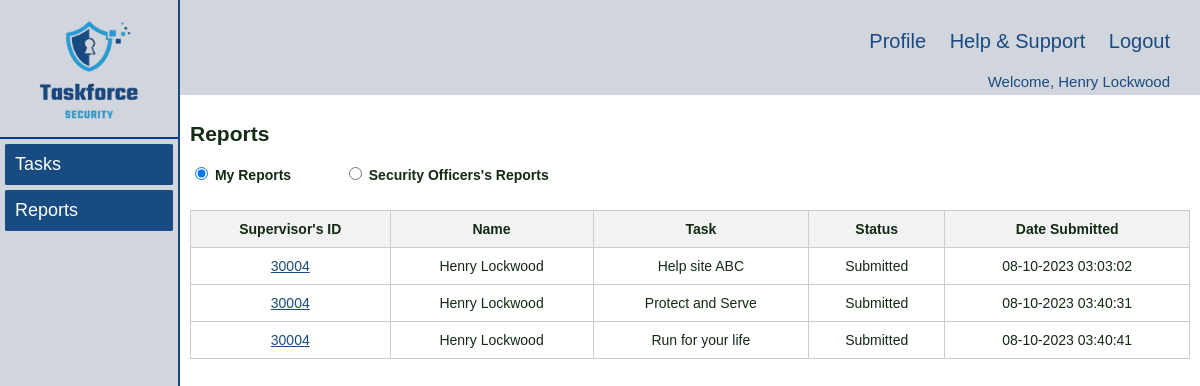
/supervisor/reports.php (signed in), run on an earlier commit of the app's database.
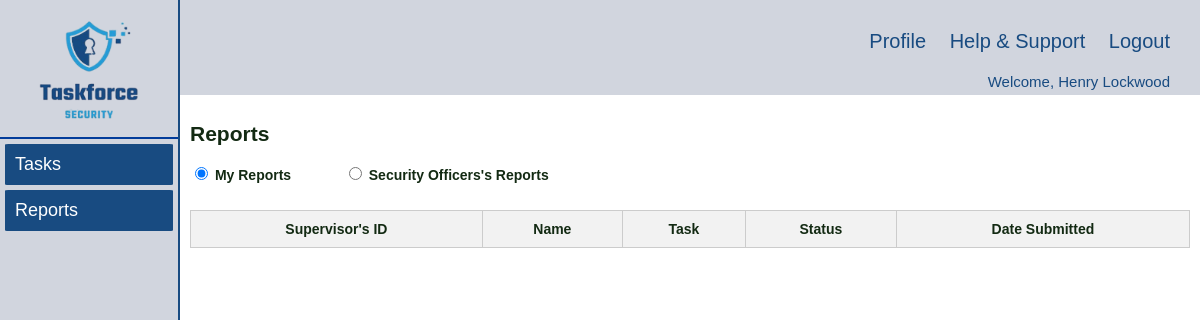
And on a later commit of the database.
### tables this page shows
CREATE TABLE `report` (
  `taskId` int(5) NOT NULL,
  `userId` int(5) NOT NULL,
  `report` text DEFAULT NULL,
  `attachment` varchar(255) DEFAULT NULL,
  `status` varchar(50) DEFAULT NULL,
  `timestamp` timestamp NULL DEFAULT NULL
);

CREATE TABLE `user` (
  `userId` int(5) NOT NULL,
  `fName` varchar(50) NOT NULL,
  `lName` varchar(50) NOT NULL,
  `role` varchar(20) NOT NULL,
  `dateStart` date NOT NULL,
  `password` varchar(30) NOT NULL,
  `timestamp` timestamp NOT NULL DEFAULT current_timestamp(),
  `DOB` varchar(255) NOT NULL,
  `sex` varchar(255) DEFAULT NULL,
  `address` varchar(255) DEFAULT NULL,
  `contact` int(11) DEFAULT NULL,
  `email` varchar(255) DEFAULT NULL,
  `usi` int(11) DEFAULT NULL,
  `licence` varchar(255) DEFAULT NULL,
  `Driving_licence` varchar(255) DEFAULT NULL
);

CREATE TABLE `task` (
  `taskId` int(5) NOT NULL,
  `taskName` varchar(50) NOT NULL,
  `taskDetailsCli` text NOT NULL,
  `taskDetailsDis` text DEFAULT NULL,
  `taskDetailsSup` text DEFAULT NULL,
  `dateCreated` date NOT NULL,
  `dateFrom` date NOT NULL,
  `dateTo` date NOT NULL,
  `statusDis` char(5) NOT NULL,
  `statusSup` char(5) DEFAULT NULL,
  `dispatcherId` int(5) DEFAULT NULL,
  `securityOfficerId` int(11) DEFAULT NULL,
  `supervisorId` int(5) DEFAULT NULL,
  `scheduleId` int(5) DEFAULT NULL,
  `declineReason` text DEFAULT NULL,
  `timestamp` timestamp NOT NULL DEFAULT current_timestamp() ON UPDATE current_timestamp()
);

### supervisor/reports.php (the view, shortened to what this page needs)
<!DOCTYPE html>
<html lang="en">
<head>
    <link rel="stylesheet" href="../styles/navigation.css" />
    <link rel="stylesheet" href="../styles/style.css" />
</head>
<body>
    <div class="wrapper">
        <div class="left_navbar">
            <div class="logo">
                <img src="../images/Logo.png" alt="" onclick="redirecttotask()"/>
            </div>
            <ul>
                <a href="tasks.php">
                    <li>Tasks</li>
                </a>
                <a href="reports.php">
                    <li>Reports</li>
                </a>
            </ul>
        </div>
        <div class="right_content">
            <div class="upper_navbar">
                <a href="../profile/profile.php">Profile</a>
                <a href="../help_support/help_support.php">Help & Support</a>
                <a href="../login/logout.php">Logout</a>
            </div>
            <div class="upper_navbar_user">
                <?php
                $loginUserId = $_SESSION['loginUserId'];
                $loginName = $_SESSION['loginName'];
                echo 'Welcome, ' . $loginName;
                ?>
            </div>
            <div class="main_content">
                <h2>Reports</h2>
                <div>
                    <label>
                        <input type="radio" name="reportType" value="MyReports" onchange="radioReports()" checked> My Reports
                    </label>
                    <label class="so-label">
                        <input type="radio" name="reportType" value="SOReports" onchange="radioReports()"> Security Officers's Reports
                    </label>
                </div>
                <form>
                    <div>
                        <table id="tasktable">
                            <thead>
                                <tr>
                                    <th>Supervisor's ID</th>
                                    <th>Name</th>
                                    <th>Task</th>
                                    <th>Status</th>
                                    <th>Date Submitted</th>
                                </tr>
                            </thead>
                            <tbody id="reportsTableBody">
                                <?php
                                    require_once "../inc/dbconn.inc.php";
                                    $sql = "SELECT R.taskId, R.userId, R.timestamp, T.taskName, U.fName, U.lName, R.status, T.dispatcherId
                                    FROM Report R JOIN Task T ON R.taskId = T.taskId JOIN User U ON R.userId = U.userId
                                    WHERE U.role = 'Supervisor'
                                    AND T.supervisorId = $loginUserId AND R.userId = $loginUserId;
                                    ";
                                    $reports = [];
                                    if ($result = mysqli_query($conn, $sql)) {
                                        if (mysqli_num_rows($result) > 0) {
                                            while ($row = mysqli_fetch_assoc($result)) {
                                                $reports[] = $row;
                                            }
                                        }
                                    }
                                    foreach ($reports as $report) :
                                        $allCompleted = 0;
                                        $sql = "SELECT taskId,
                                        CASE WHEN COUNT(*) = SUM(CASE WHEN status = 'Completed' THEN 1 ELSE 0 END)
                                            THEN 1
                                            ELSE 0
                                        END AS all_completed
                                        FROM Report
                                        WHERE taskId = ? AND userId NOT IN (? , ?)
                                        GROUP BY taskId";
                                        $statement = mysqli_prepare($conn, $sql);
                                        if ($statement) {
                                            mysqli_stmt_bind_param($statement, 'iii', $report['taskId'], $loginUserId, $report['dispatcherId']);
                                            mysqli_stmt_execute($statement);
                                            $result = mysqli_stmt_get_result($statement);
                                            $row = mysqli_fetch_assoc($result);
                                        if ($row) {
                                            $allCompleted = $row['all_completed'];
                                        }
                                        } else {
                                        echo "Error in SQL statement: " . mysqli_error($conn);
                                        }
                                        if($allCompleted) {
                                ?>
                                    <tr>
                                        <td>
                                            <a href="javascript:void(0);" onclick="redirectToReportsSoSupPage('<?php echo $report['taskId']; ?>',
                                                '<?php echo $report['taskName']; ?>', '<?php echo $report['status']; ?>')">
                                                <?php echo $report['userId']; ?>
                                            </a>
                                        </td>
                                        <td><?php echo $report['fName'] . ' ' . $report['lName']; ?></td>
                                        <td><?php echo $report['taskName']; ?></td>
                                        <td><?php echo $report['status']; ?></td>
                                        <td>
                                        <?php
                                        if (!empty($report['timestamp'])) {
                                            $formattedTimestampSO = date('d-m-Y H:i:s', strtotime($report['timestamp']));
                                            echo htmlspecialchars($formattedTimestampSO);
                                        } else {
                                            echo '-';
                                        }
                                        ?>
                                        </td>
                                    </tr>
                                <?php }
                                endforeach;
                                ?>
                            </tbody>
                        </table>
                    </div>
                </form>
            </div>
        </div>
    </div>
</body>
</html>

### styles/navigation.css (style rules this page uses)
body { margin: 0% !important; }
.wrapper { width: 100%; height: 100vh; }
.left_navbar { float: left; width: 14.8%; height: 100%; position: fixed; background-color: #D1D5DE; border-right: 2px solid #184B81; }
.left_navbar .logo { margin-top: 20px; margin-bottom: 10px; text-align: center; }
.left_navbar .logo img { width: 100px; height: 100px; margin: 0px auto; }
.left_navbar ul { list-style-type: none; padding-inline-start: 0px !important; border-top: 2px solid #023C9A; }
.left_navbar ul li { font-size: 18px; margin: 5px; padding: 10px; background-color: #184B81; border-radius: 2%; color: white; }
.left_navbar ul a { color: #132A13; text-decoration: none; }
.right_content { float: right; width: 85%; }
.upper_navbar { text-align: right; background-color: #D1D5DE; padding: 30px 30px 20px 30px; font-size: 20px; }
.upper_navbar a { margin-left: 18px; text-decoration: none; color: #184B81; }
.upper_navbar_user { text-align: right; background-color: #D1D5DE; font-size: 15px; color: #184B81; padding-right: 30px; padding-bottom: 5px; }
.main_content { padding: 10px; color: #132A13; }

### styles/style.css (style rules this page uses)
body { font-family: Helvetica, Arial, sans-serif; font-size: 14px; }
table { width: 100%; border-collapse: collapse; border: 1px solid #000; margin-top: 10px; margin-bottom: 10px; }
th, td { border: 1px solid #000; padding: 8px; }
input { padding: 5px; margin-bottom: 10px; }
label { font-weight: bold; margin-bottom: 5px; width: 150px; display: inline-block; margin-bottom: 10px; }
.so-label { font-weight: bold; margin-bottom: 5px; width: 210px; display: inline-block; margin-bottom: 10px; }
table { width: 100%; border-collapse: collapse; }
th, td { text-align: center; padding: 10px; border: 1px solid #ccc; }
th { background-color: #f2f2f2; }
table a { color: inherit; text-decoration: underline; }
td a { color: #184B81; }

What changed in the data, as far as the page shows it:
removed report: userId "30004", userId.fName "Henry", userId.lName "Lockwood", taskId.taskName "Help site ABC", status "Submitted", timestamp "08-10-2023 03:03:02"
removed report: userId "30004", userId.fName "Henry", userId.lName "Lockwood", taskId.taskName "Protect and Serve", status "Submitted", timestamp "08-10-2023 03:40:31"
removed report: userId "30004", userId.fName "Henry", userId.lName "Lockwood", taskId.taskName "Run for your life", status "Submitted", timestamp "08-10-2023 03:40:41"
